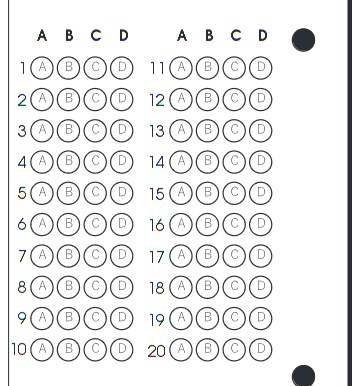
#> input picture OpticalFormScanner/optik2.png, 352 x 386 px, given in place of the camera
$ python main.py
#> lines starting #> are read from the running program, lines starting #| are printed output that depends on the picture; after the words box and inside, x2 and y2 are one past the last pixel; in counts of white or black regions, pixels touching at a corner belong together
### OpticalFormScanner/utlis.py
import cv2
import numpy as np


    # Birden fazla görüntüyü tek bir pencerede yatay ve dikey olarak birleştirir
    # Parametreler:
    # resimDizisi: Birleştirilecek görüntülerin 2D dizisi
    # olcek: Görüntülerin yeniden boyutlandırma ölçeği
    # etiketler: Her görüntü için gösterilecek metin etiketleri
def goruntuleriYiginla(goruntuDizisi, olcek, etiketler=[]):
    # Giriş parametreleri:
    # goruntuDizisi: İşlenecek görüntülerin 2D dizisi
    # olcek: Görüntülerin yeniden boyutlandırma ölçeği
    # etiketler: Her görüntü için gösterilecek metin etiketleri (opsiyonel)

    # 1. Temel değişkenlerin hazırlanması
    # Dizi boyutlarını ve görüntü özelliklerini belirler
    satirlar = len(goruntuDizisi)  # Dizi satır sayısı
    sutunlar = len(goruntuDizisi[0])  # Dizi sütun sayısı
    satirlarMevcut = isinstance(goruntuDizisi[0], list)  # 2D dizi kontrolü
    genislik = goruntuDizisi[0][0].shape[1]  # İlk görüntünün genişliği
    yukseklik = goruntuDizisi[0][0].shape[0]  # İlk görüntünün yüksekliği

    # 2. 2D dizi durumunda işlemler
    # Eğer görüntü dizisi 2 boyutlu ise:
    # - Her görüntüyü yeniden boyutlandırır
    # - Gri tonlamalı görüntüleri BGR'ye dönüştürür
    # - Görüntüleri yatay ve dikey olarak birleştirir
    if satirlarMevcut:
        for x in range(0, satirlar):
            for y in range(0, sutunlar):
                goruntuDizisi[x][y] = cv2.resize(goruntuDizisi[x][y], (0, 0), None, olcek, olcek)
                if len(goruntuDizisi[x][y].shape) == 2:
                    goruntuDizisi[x][y] = cv2.cvtColor(goruntuDizisi[x][y], cv2.COLOR_GRAY2BGR)
        #altta yapılan işlem görüntüleri yatay ve dikey olarak birleştirir
        bosGoruntu = np.zeros((yukseklik, genislik, 3), np.uint8)
        yatay = [bosGoruntu]*satirlar
        yatay_birlesmis = [bosGoruntu]*satirlar
        for x in range(0, satirlar):
            yatay[x] = np.hstack(goruntuDizisi[x])  #hstack yatay birleştirme işlemi
            yatay_birlesmis[x] = np.concatenate(goruntuDizisi[x])   #concatenate dizi birleştirme işlemi
        dikey = np.vstack(yatay)  #vstack dikey birleştirme işlemi
        dikey_birlesmis = np.concatenate(yatay)  #concatenate dizi birleştirme işlemi
    else:
        for x in range(0, satirlar):
            #altta yapılan işlem görüntüleri yeniden boyutlandırır
            goruntuDizisi[x] = cv2.resize(goruntuDizisi[x], (0, 0), None, olcek, olcek)
            if len(goruntuDizisi[x].shape) == 2:
                goruntuDizisi[x] = cv2.cvtColor(goruntuDizisi[x], cv2.COLOR_GRAY2BGR)
        yatay = np.hstack(goruntuDizisi)  #hstack yatay birleştirme işlemi
        yatay_birlesmis = np.concatenate(goruntuDizisi)  #concatenate dizi birleştirme işlemi
        dikey = yatay

    if len(etiketler) != 0:
        #altta yapılan işlem görüntülerin üzerine etiketleri yazdırır
        goruntuGenisligi = int(dikey.shape[1] / sutunlar)
        goruntuYuksekligi = int(dikey.shape[0] / satirlar)
        for d in range(0, satirlar):
            for c in range(0, sutunlar):
                cv2.rectangle(dikey,
                            (c*goruntuGenisligi, goruntuYuksekligi*d),
                            (c*goruntuGenisligi+len(etiketler[d][c])*13+27, 30+goruntuYuksekligi*d),
                            (255,255,255), cv2.FILLED)
                cv2.putText(dikey, etiketler[d][c],
                           (goruntuGenisligi*c+10, goruntuYuksekligi*d+20),
                           cv2.FONT_HERSHEY_COMPLEX, 0.7, (0,0,255), 2)
    return dikey


 # Dörtgenin köşe noktalarını yeniden düzenler
    # Parametreler:
    # noktalar: Düzenlenecek köşe noktaları
    # İşlem: Sol üst, sağ üst, sol alt ve sağ alt şeklinde sıralar
# [26 lines left out: function noktalariYenidenDuzenle, not called in this run]


 # Dikdörtgen şeklindeki konturları filtreler
    # Parametreler:
    # konturlar: İşlenecek kontur listesi
    # İşlem: Alan > 50 olan ve 4 köşeli konturları seçer
def dortgenKonturBul(konturlar):
    dortgenKonturlar = []
    for kontur in konturlar:
        alan = cv2.contourArea(kontur)
        if alan > 50:
            cevre = cv2.arcLength(kontur, True)
            yaklasikSekil = cv2.approxPolyDP(kontur, 0.02 * cevre, True)
            if len(yaklasikSekil) == 4:
                dortgenKonturlar.append(kontur)
    dortgenKonturlar = sorted(dortgenKonturlar, key=cv2.contourArea, reverse=True)
    #print(len(dortgenKonturlar))
    return dortgenKonturlar

 # Konturun köşe noktalarını bulur
    # Parametreler:
    # kontur: İşlenecek kontur
    # İşlem: Konturun çevresini hesaplayıp köşe noktalarını yaklaşık olarak bulur
# [70 lines left out: functions koseNoktalariAl, kutuBol, GridCiz, cevaplariGoster, not called in this run]

### OpticalFormScanner/main.py
import cv2
import numpy as np
import utlis

#
cameraFeed = True
pathImage = "A.png"
cap = cv2.VideoCapture(0)
cap.set(10,160)
imgYukseklik = 700
imgGenislik  = 700
soruSayisi=5
secenekSayisi=5
dogruCevaplar = [1,2,0,2,4]


count=0

while True:

    if cameraFeed:
        success, img = cap.read()
#> img is the input picture: shape (386, 352, 3); mean B, G, R 237.4, 236.8, 236.7
    else:
        img = cv2.imread(pathImage)
    img = cv2.resize(img, (imgGenislik, imgYukseklik)) #resize image. görüntüyü belirtilen genişlik ve yükseklik boyutuna getirir.
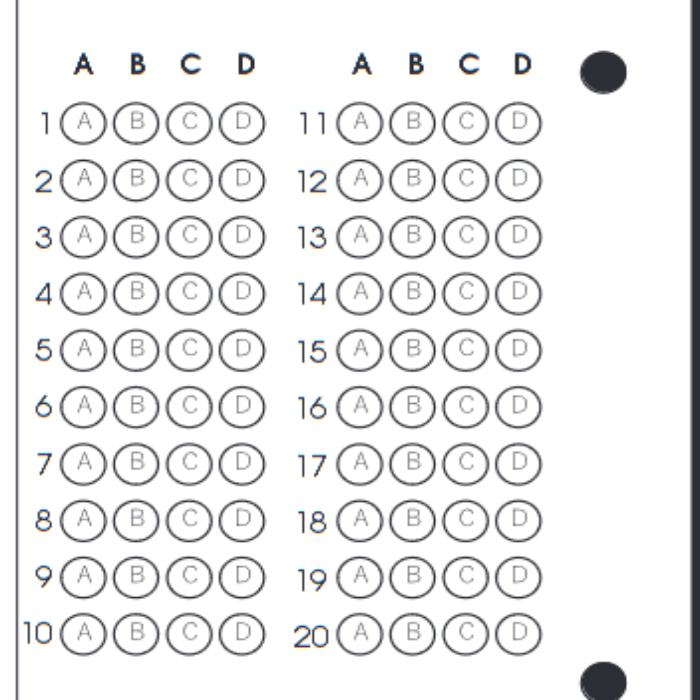
#> img: shape (700, 700, 3); mean B, G, R 237.4, 236.8, 236.6
    imgFinal = img.copy()
    bosImage = np.zeros((imgYukseklik,imgGenislik, 3), np.uint8) # boş görüntü oluşturur. 3= RGB temsil eder.
    imgGray = cv2.cvtColor(img, cv2.COLOR_BGR2GRAY) # renkli görüntüyü siyah beyaz görüntüye dönüştürür.
    imgBlur = cv2.GaussianBlur(imgGray, (5, 5), 1) # Gaussian blur uygular. Görüntüdeki gürültüyü azaltır.
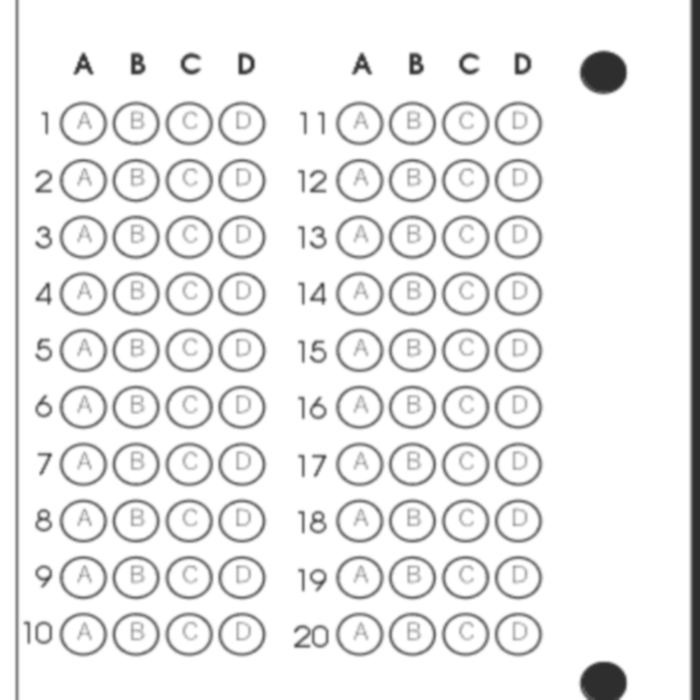
#> imgBlur: shape (700, 700); min 46, max 255, mean 236.8
    imgCanny = cv2.Canny(imgBlur,10,70) # Kenar tespiti yapar.
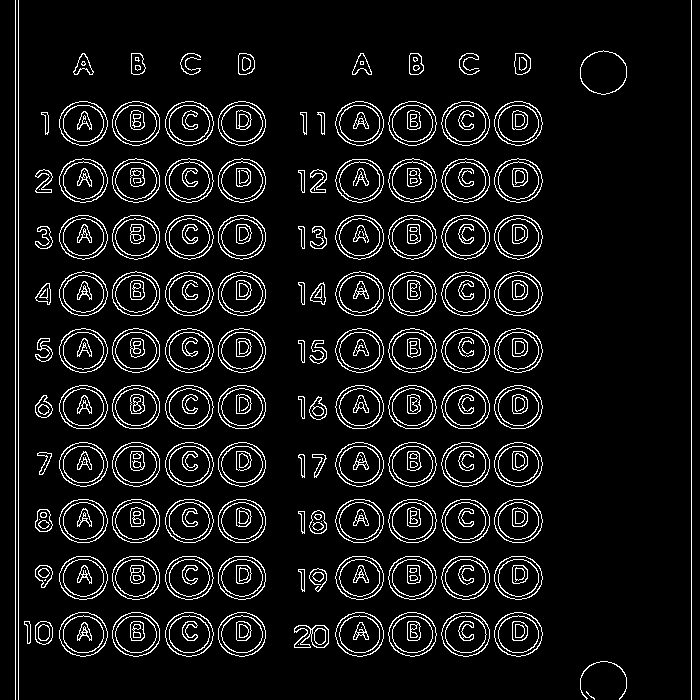
#> imgCanny: shape (700, 700); 7.9% white in thin lines or dots

    try:
        ## Tüm konturları bul.
        imgContours = img.copy() # DISPLAY İÇİN GÖRÜNTÜYÜ KOPYALA
        imgBigContour = img.copy() # DISPLAY İÇİN GÖRÜNTÜYÜ KOPYALA
        contours, hierarchy = cv2.findContours(imgCanny, cv2.RETR_EXTERNAL, cv2.CHAIN_APPROX_NONE)
#> contours = 125 contours, 4 with area under 20; largest, box (x1, y1, x2, y2) and area: (165, 101, 214, 146) 1657, (59, 101, 108, 146) 1657, (165, 442, 214, 487) 1654, (59, 612, 108, 657) 1654, (335, 612, 384, 657) 1652
        # imgCanny üzerinde (kenar tespiti yapılmış görüntü) konturları bulur.
        # cv2.RETR_EXTERNAL: En dıştaki konturları bulur. # cv2.CHAIN_APPROX_NONE: Tüm kontur noktalarını korur.
        #contours: konturların listesi # hierarchy: konturların hiyerarşisi, dizi.
        cv2.drawContours(imgContours, contours, -1, (0, 255, 0), 10) # TESPİT EDİLEN TÜM KONTURLARI ÇİZ
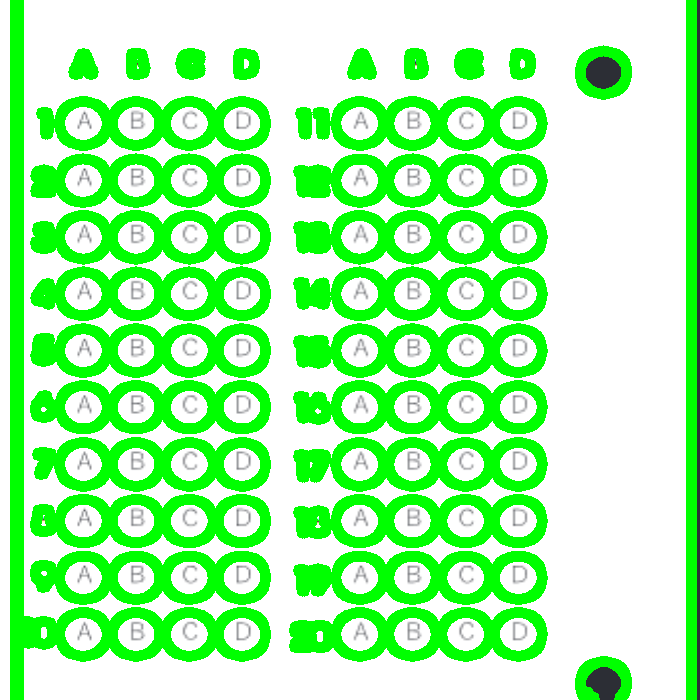
#> imgContours: shape (700, 700, 3); mean B, G, R 164.1, 251.8, 164
        dortgenKonturlar = utlis.dortgenKonturBul(contours)
#> the loop in dortgenKonturBul, `for kontur in konturlar:` made 125 passes
#> (alan, cevre) on passes 3 to 14: (526.5, 171.8), (339.5, 70.04), (74, 53.66), (1651, 153.5), (1651.5, 153), (1646, 153.5), (1652.5, 153), (1642, 151.5), (1651.5, 153), (1646, 151.5), (1653.5, 153), (76, 32.97)
#> alan on passes 1, 2, 16: 4.5, 32, 21.5
#> after the loop in dortgenKonturBul, `for kontur in konturlar:`: dortgenKonturlar = []
#> dortgenKonturlar = []
        enBuyukDortgenNoktalari = utlis.koseNoktalariAl(dortgenKonturlar[0]) # büyük dörtgenin köşe noktalarını al
        ikinciBuyukDortgenNoktalari = utlis.koseNoktalariAl(dortgenKonturlar[1]) # ikinci büyük dörtgenin köşe noktalarını al

        # büyük dörtgenin köşe noktaları ve ikinci büyük dörtgenin köşe noktaları bulunduysa
        if enBuyukDortgenNoktalari.size != 0 and ikinciBuyukDortgenNoktalari.size != 0:

            # büyük dörtgenin köşe noktalarını yeniden düzenleme işlemi.
            enBuyukDortgenNoktalari=utlis.noktalariYenidenDuzenle(enBuyukDortgenNoktalari) # yeniden düzenleme
            cv2.drawContours(imgBigContour, enBuyukDortgenNoktalari, -1, (0, 255, 0), 20) # büyük dörtgeni çiz
            pts1 = np.float32(enBuyukDortgenNoktalari) # Kaynak görüntüdeki 4 nokta (orijinal görüntüdeki eğik dörtgenin köşeleri)
            pts2 = np.float32([[0, 0],[imgGenislik, 0], [0, imgYukseklik],[imgGenislik, imgYukseklik]]) # hedef görüntüdeki 4 nokta (hedef görüntüdeki dörtgenin köşeleri)
            #pts1 burada eğik duran dörtgenin köşeleri, pts2 ise düzgün duran dörtgenin köşeleri.
            matrix = cv2.getPerspectiveTransform(pts1, pts2) # perspektif dönüşüm matrisi al
            imgWarpColored = cv2.warpPerspective(img, matrix, (imgGenislik, imgYukseklik)) # perspektif dönüşüm uygula
            #optik formu düz şekle getirir. imgWarpColored düzgün duran dörtgeni temsil eder.

            # ikinci büyük dörtgenin köşe noktalarını yeniden düzenleme işlemi.
            cv2.drawContours(imgBigContour, ikinciBuyukDortgenNoktalari, -1, (255, 0, 0), 20) # ikinci büyük dörtgeni çiz
            ikinciBuyukDortgenNoktalari = utlis.noktalariYenidenDuzenle(ikinciBuyukDortgenNoktalari) # köşe noktalarını yeniden düzenle
            ptsG1 = np.float32(ikinciBuyukDortgenNoktalari)  # kaynak görüntüdeki 4 nokta
            ptsG2 = np.float32([[0, 0], [325, 0], [0, 150], [325, 150]])  # hedef görüntüdeki 4 nokta
            matrixG = cv2.getPerspectiveTransform(ptsG1, ptsG2)# perspektif dönüşüm matrisi al
            imgGradeDisplay = cv2.warpPerspective(img, matrixG, (325, 150)) # perspektif dönüşüm uygula

            # EŞİKLEME(THRESHOLD) UYGULAMA
            #imgWarpColored düzgün duran dörtgeni temsil eder.
            imgPerspektifGray = cv2.cvtColor(imgWarpColored,cv2.COLOR_BGR2GRAY) # GrayScale'a dönüştür
            imgPerspektifThresh = cv2.threshold(imgPerspektifGray, 170, 255,cv2.THRESH_BINARY_INV )[1] # eşikleme uygula ve tersini al
            #threshold işlemi görüntüyü binary formata çevirir.
            #THRESH_BINARY_INV: Eşik değerinden büyük olan pikselleri 0, küçük olan pikselleri 255 yapar.
            kutular = utlis.kutuBol(imgPerspektifThresh) # her bir kutuyu 5x5'e böler.
            cv2.imshow("Split Test ", kutular[3])
            countR=0    #soru sayısı (satır sayısı)
            countC=0    #cevap sayısı (sütun sayısı)
            kutudakiSifirOlmayanPikselSayisi = np.zeros((soruSayisi,secenekSayisi)) # her bir kutudaki sıfır olmayan değerleri saklar
            # image in boxes -> 25 adet kutu taraması.
            for image in kutular:
                #cv2.imshow(str(countR)+str(countC),image)
                totalPixels = cv2.countNonZero(image)   #siyah olmayan piksel sayısı
                kutudakiSifirOlmayanPikselSayisi[countR][countC]= totalPixels
                #her bir kutudaki sıfır olmayan piksel sayısını saklar.
                countC += 1 # sütun sayısını artırır.
                if (countC==secenekSayisi):
                    countC=0; # sütun sayısını sıfırlar.
                    countR +=1 # sütun sayısı bitince sıfırlar ve satır sayısını artırır.

            # optik form cevaplarını bulup listeye koyma işlemi.
            formCevaplar=[]  # Kullanıcı cevaplarını tutacak boş liste
            for x in range (0,soruSayisi):  # Her soru için döngü
                arr = kutudakiSifirOlmayanPikselSayisi[x]  # O sorunun tüm şıklarındaki piksel değerlerini al
                formCevaplar.append(np.where(arr == np.amax(arr))[0][0])  # En yüksek piksel değerine sahip şıkkın indeksini bul
            #print("Kullanıcı Cevapları",myIndex)

            # Doğru cevapları bulma işlemi.
            dogruYanlis =[]  # Doğru/yanlış sonuçlarını tutacak boş liste
            for x in range(0,soruSayisi):  # Her soru için kontrol
                if dogruCevaplar[x] == formCevaplar[x]:  # Doğru cevap (ans) ile kullanıcı cevabı (myIndex) karşılaştırması
                    dogruYanlis.append(1)      # Doğruysa 1 ekle
                else:
                    dogruYanlis.append(0)      # Yanlışsa 0 ekle
            #print("GRADING",grading)
            score = (sum(dogruYanlis)/soruSayisi)*100  # Toplam puanı hesapla
            #print("SCORE",score)

            # Cevapları görüntüleme İşlemi
            utlis.cevaplariGoster(imgWarpColored,formCevaplar,dogruYanlis,dogruCevaplar) # Taranan cevapları görüntüle
            utlis.GridCiz(imgWarpColored) # Izgara çiz
            imgRawDrawings = np.zeros_like(imgWarpColored) # YENİ BOŞ GÖRÜNTÜ OLUŞTUR
            utlis.cevaplariGoster(imgRawDrawings, formCevaplar, dogruYanlis, dogruCevaplar) # YENİ GÖRÜNTÜYE ÇİZ
            invMatrix = cv2.getPerspectiveTransform(pts2, pts1) # TERS DÖNÜŞÜM MATRİSİ
            imgInvWarp = cv2.warpPerspective(imgRawDrawings, invMatrix, (imgGenislik, imgYukseklik)) # INV IMAGE WARP

            # Puanı görüntüleme İşlemi
            imgRawGrade = np.zeros_like(imgGradeDisplay,np.uint8) # YENİ BOŞ GÖRÜNTÜ OLUŞTUR
            cv2.putText(imgRawGrade,str(int(score)),(70,100)
                        ,cv2.FONT_HERSHEY_COMPLEX,3,(0,0,255),3) # YENİ GÖRÜNTÜYE PUAN EKLE
            invMatrixG = cv2.getPerspectiveTransform(ptsG2, ptsG1) # TERS DÖNÜŞÜM MATRİSİ
            imgInvGradeDisplay = cv2.warpPerspective(imgRawGrade, invMatrixG, (imgGenislik, imgYukseklik)) # TERS DÖNÜŞÜM UYGULAMA

            # Son görüntüye cevapları ve puanı ekleme işlemi
            imgFinal = cv2.addWeighted(imgFinal, 1, imgInvWarp, 1,0)
            imgFinal = cv2.addWeighted(imgFinal, 1, imgInvGradeDisplay, 1,0)

            # Son görüntüye cevapları ve puanı ekleme işlemi
            imageArray = ([img,imgGray,imgCanny,imgContours],
                          [imgBigContour,imgPerspektifThresh,imgWarpColored,imgFinal])
            cv2.imshow("Sonuc", imgFinal)
    except (cv2.error, IndexError) as e:
        print(f"Hata oluştu: {e}")
        imageArray = ([img,imgGray,imgCanny,imgContours],
                      [bosImage, bosImage, bosImage, bosImage])

    # GÖRÜNTÜLERİ GÖRÜNTÜLEME İŞLEMİ
    lables = [["Orijinal","Gri Tonlamalı","Kenarlar","Konturlar"],
              ["Buyuk Kontur","Etikleme","Perspektif","Sonuc"]]

    imgStack = utlis.goruntuleriYiginla(imageArray,0.5,lables)
#> in goruntuleriYiginla, `satirlar = len(goruntuDizisi)`: satirlar = 2
#> in goruntuleriYiginla, `sutunlar = len(goruntuDizisi[0])`: sutunlar = 4
#> in goruntuleriYiginla, `satirlarMevcut = isinstance(goruntuDizisi[0], list)`: satirlarMevcut = True
#> in goruntuleriYiginla, `yatay = [bosGoruntu]*satirlar`: yatay = 2 items
#> in goruntuleriYiginla, `dikey = np.vstack(yatay)`:
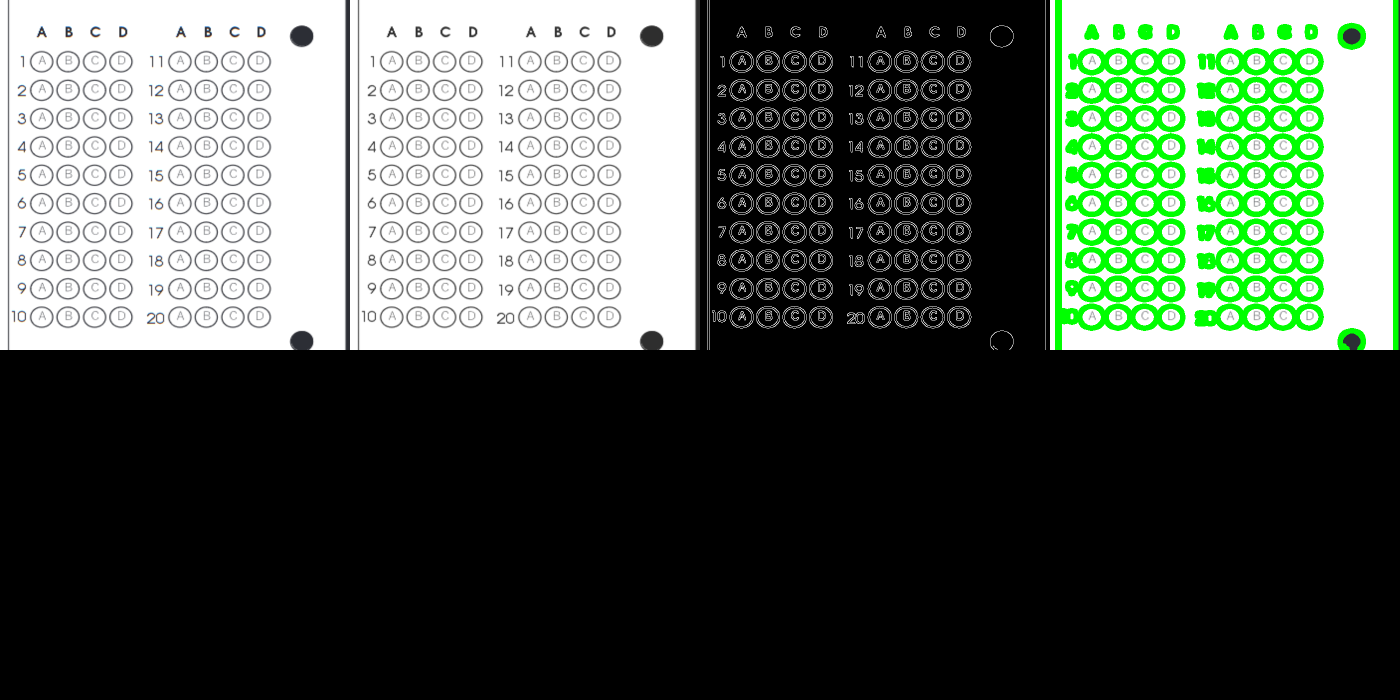
#> dikey: shape (700, 1400, 3); mean of channels 0, 1, 2 82.3, 93.2, 82.2; drawn as B, G, R
#> in goruntuleriYiginla, `goruntuGenisligi = int(dikey.shape[1] / sutunlar)`: goruntuGenisligi = 350
#> after the loop in goruntuleriYiginla, `for d in range(0, satirlar):`:
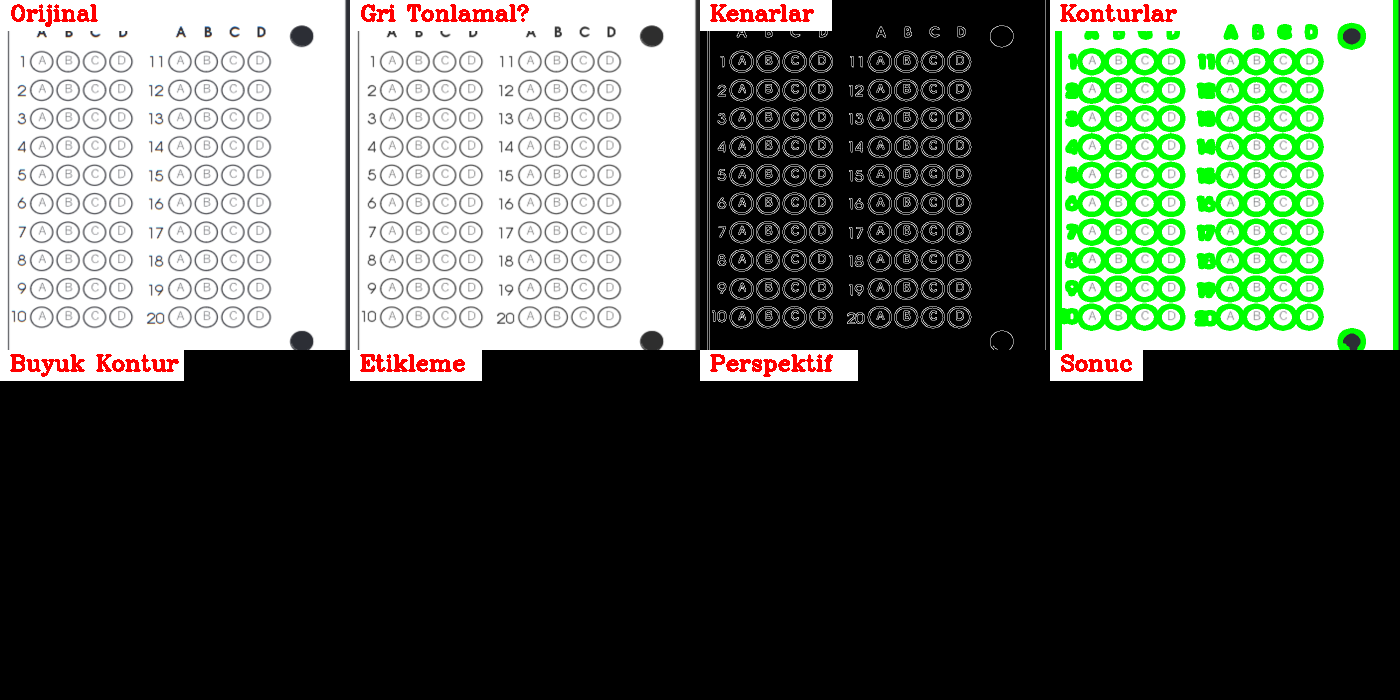
#> dikey: shape (700, 1400, 3); 2.64% of pixels changed, all inside (x1, y1, x2, y2) = (0, 0, 1180, 381); drawn as B, G, R
    cv2.imshow("Sonuç",imgStack)


    if cv2.waitKey(1) & 0xFF == ord('q'):  # q tuşuna basıldığında çık
#> (key q is pressed here)
        break

# While döngüsünden sonra ekleyin:
cap.release()
cv2.destroyAllWindows()
